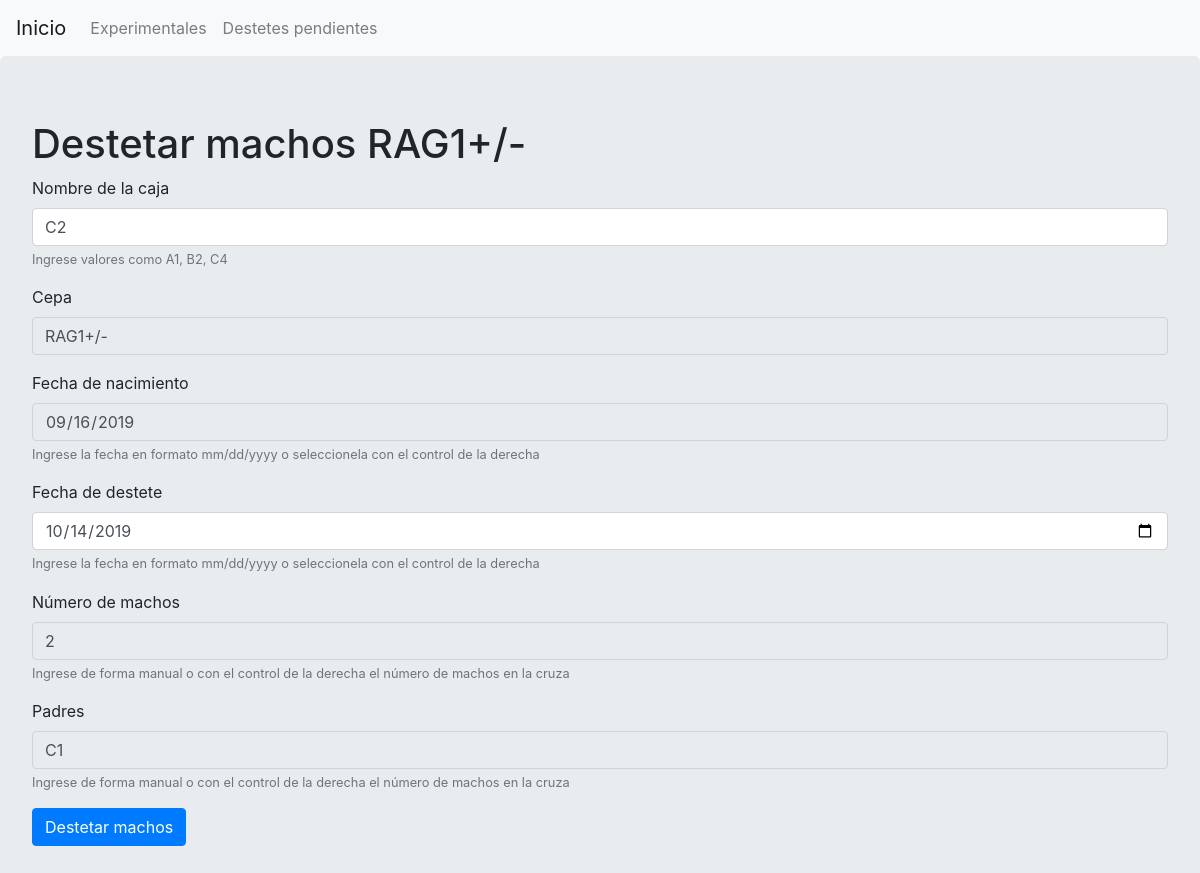
The app's page /macho/3 with its own data.
### app.py (models this page shows, shortened)
class Cruza(db.Model):
    __tablename__ = 'cruza'
    __table_args__ = {'extend_existing': True}
    db.Model.metadata.reflect(db.engine)
    id = db.Column(db.Integer, primary_key=True)
    caja = db.Column(db.String(20), nullable=False)
    cepa = db.Column(db.String(20), nullable=False)
    fecha_cruza = db.Column(db.DateTime, default=datetime.utcnow, nullable=False)
    machos = db.Column(db.Integer, default=0)
    hembras = db.Column(db.Integer, default=0)
    camadas = db.relationship('Camada', backref='cruza', lazy=True)
    macho = db.relationship('Macho', backref='cruza', lazy=True)
    hembra = db.relationship('Hembra', backref='cruza', lazy=True)

class Camada(db.Model):
    __tablename__ = 'camada'
    __table_args__ = {'extend_existing': True}
    db.Model.metadata.reflect(db.engine)
    id = db.Column(db.Integer, primary_key=True)
    fecha_nacimiento = db.Column(db.DateTime, default=datetime.utcnow, nullable=False)
    fecha_destete = db.Column(db.DateTime, default=datetime.today() + relativedelta(days=+28), nullable=False)
    machos = db.Column(db.Integer, default=0, nullable=False)
    hembras = db.Column(db.Integer, default=0, nullable=False)
    macho_is_created = db.Column(db.Boolean, default=False, nullable=False)
    hembra_is_created = db.Column(db.Boolean, default=False, nullable=False)
    cruza_id = db.Column(db.Integer, db.ForeignKey('cruza.id'), nullable=False)

### app.py (the view)
@app.route("/macho/<int:id>", methods=['POST', 'GET'])
def macho(id):
    camada = Camada.query.get_or_404(id)
    cruza = Cruza.query.get_or_404(camada.cruza_id)
    if request.method == 'POST' and camada.macho_is_created == False:
        caja = request.form['caja'].upper()
        try:
            fecha_destete = datetime.strptime(request.form['fecha_destete'], "%Y-%m-%d")
        except:
            return redirect("/user-error/")
        if caja and camada.fecha_destete:
            padres = cruza.caja
            macho = Macho(caja=caja, fecha_nacimiento=camada.fecha_nacimiento,fecha_destete=fecha_destete, cantidad=camada.machos, cepa=cruza.cepa, cruza=cruza, padres=padres)
            if verificar_caja(caja, cruza.cepa) and existe_caja(caja) == False:
                try:
                    db.session.add(macho)
                    db.session.commit()
                    camada.macho_is_created = True
                    db.session.commit()
                    return redirect('/camada/{}'.format(id))
                except Exception as e:
                    return str(e)
            else:
                return render_template("error.html", error="El nombre de la caja no coincide con el tipo de la cepa o la caja ya existe.")
        else:
            return redirect("/user-error/")
    else:
        caja = siguiente_caja(cruza.cepa)
        return render_template("macho.html", cruza=cruza, camada=camada, caja=caja)

### app.py (called while the page is built)
def regresar_letra_cepa(cepa):
    if cepa == cepa_list[0]:
        return "A"
    if cepa == cepa_list[1]:
        return "B"
    if cepa == cepa_list[2]:
        return "C"

### templates/macho.html (shortened to what this page needs)
{% extends 'base.html' %}
{% block body%}
<div class="jumbotron">
	<div class="content">
		<h1>Destetar machos {{cruza.cepa}}</h1>
		<form action="/macho/{{camada.id}}" method="POST">
			<div class="form-group">
				<label for="caja">Nombre de la caja</label>
				<input type="text" class="form-control" name="caja" id="caja" aria-describedby="cajaHelp" placeholder="Ingrese el nombre de la caja aquí" required value="{{caja}}">
				<small id="cajaHelp" class="form-text text-muted">Ingrese valores como A1, B2, C4</small>
			</div>
			<div class="form-group">
				<label for="cepa">Cepa</label>
				<input type="text" class="form-control" name="cepa" id="cepa" aria-describedby="cepaHelp" placeholder="Ingrese el nombre de la caja aquí" readonly value="{{cruza.cepa}}" readonly>
			</div>
			<div class="form-group">
				<label for="fecha_nacimiento">Fecha de nacimiento</label>
				<input type="date" class="form-control" name="fecha_cruza" id="fecha_nacimiento" aria-describedby="fecha_nacimientoHelp" value="{{camada.fecha_nacimiento.date()}}" readonly>
				<small id="fecha_nacimientoHelp" class="form-text text-muted" >Ingrese la fecha en formato mm/dd/yyyy o seleccionela con el control de la derecha</small>
			</div>
			<div class="form-group">
				<label for="fecha_destete">Fecha de destete</label>
				<input type="date" class="form-control" name="fecha_destete" id="fecha_destete" aria-describedby="fecha_desteteHelp" value="{{camada.fecha_destete.date()}}" required>
				<small id="fecha_desteteHelp" class="form-text text-muted" >Ingrese la fecha en formato mm/dd/yyyy o seleccionela con el control de la derecha</small>
			</div>
			<div class="form-group">
				<label for="machos">Número de machos</label>
				<input type="number" class="form-control" name="machos" id="machos" aria-describedby="machosHelp" min="0" value="{{camada.machos}}" readonly>
				<small id="machosHelp" class="form-text text-muted">Ingrese de forma manual o con el control de la derecha el número de machos en la cruza</small>
			</div>
			<div class="form-group">
				<label for="padres">Padres</label>
				<input type="text" class="form-control" name="padres" id="padres" aria-describedby="padresHelp" min="0" value="{{cruza.caja}}" readonly>
				<small id="padresHelp" class="form-text text-muted">Ingrese de forma manual o con el control de la derecha el número de machos en la cruza</small>
			</div>
			<input class="btn btn-primary mb-2" type="submit" value="Destetar machos">
		</form>
	</div>
</div>
{% endblock %}

### records on screen
Cruza: cepa "RAG1+/-", padres "C1"
Camada: fecha_cruza "09/16/2019", fecha_destete "10/14/2019", machos "2"
